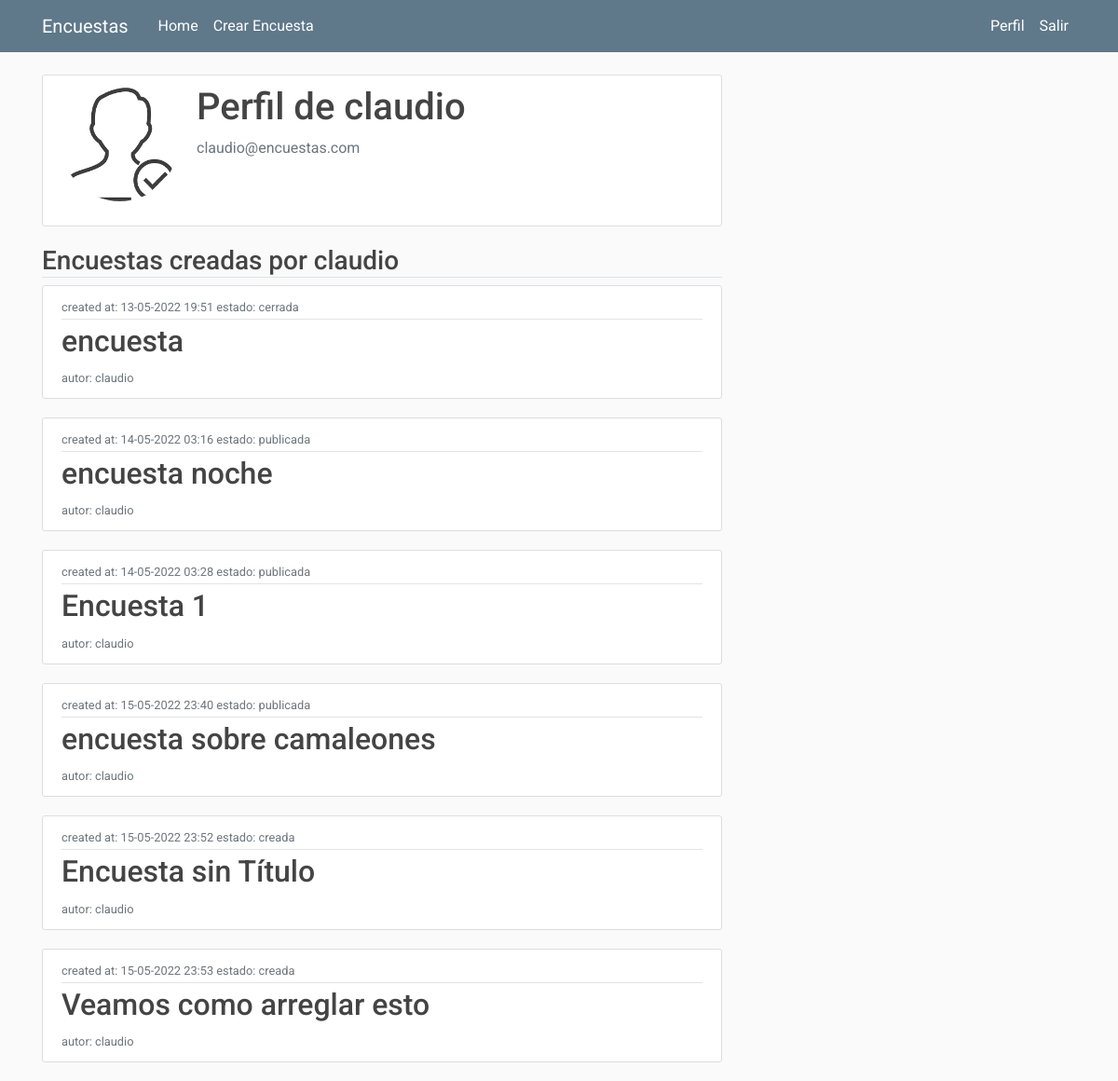
The app's page /profile (signed in) with its own data.
### encuestas/models.py (models this page shows, shortened)
class User(db.Model,UserMixin):
    id = db.Column(db.Integer, primary_key=True)
    username = db.Column(db.String(20), unique=True, nullable=False)
    email = db.Column(db.String(120), unique=True, nullable=False)
    image_file = db.Column(db.String(20), nullable=False, default='default.jpg')
    password = db.Column(db.String(60), nullable=False)
    posts = db.relationship('Post', backref='author', lazy=True)

class Encuesta(db.Model):
    id = db.Column(db.Integer, primary_key = True)
    title = db.Column(db.String(100),nullable = False)
    date_created = db.Column(db.DateTime, nullable = False, default = datetime.utcnow)
    date_posted = db.Column(db.DateTime, default = datetime.utcnow)
    user_id = db.Column(db.Integer, db.ForeignKey('user.id'),nullable = False)
    preguntas = db.relationship('Pregunta', backref = 'content', lazy = True)
    estado =  db.Column(db.String(100), default = "creada")

### encuestas/routes.py (the view)
@app.route("/profile")
@login_required
def profile():
    encuestas = Encuesta.query.filter_by(user_id = current_user.username)
    image_file = url_for('static', filename= 'profile_pics/' + current_user.image_file)
    return render_template('profile.html', title='Profile', image_file=image_file,  encuestas = encuestas)

### encuestas/models.py (called while the page is built)
@login_manager_.user_loader
def load_user(user_id):
    return User.query.get(int(user_id))

### encuestas/templates/profile.html
{% extends "layout.html" %}
{% block content %}
    <div class = "content-section">
        <div class = "media">
            <img class = "rounded-circle account-img" src = "{{image_file}}">
            <div class = "media-body">
                <h2 class = "account-heading">Perfil de {{current_user.username}}</h2>
                <p class = "text-secondary">{{current_user.email}}</p>
            </div>
        </div>
    </div>
    <h3 class="border-bottom mb-2">Encuestas creadas por {{current_user.username}}</h3>
    {% for encuesta in encuestas %}
    <article class="media content-section">
        <div class="media-body">
            <div class="article-metadata">
                <small class="text-muted">
                    created at: {{encuesta.date_created.strftime('%d-%m-%Y %H:%M')}}
                </small>
                <small class="text-muted">
                    estado: {{encuesta.estado}}
                </small>
            </div>
                <h2>
                    <a class="article-title"
                       href="{{ url_for('encuesta', encuesta_id=encuesta.id)}}">{{ encuesta.title }}</a>
                </h2>
                <small class="text-muted">
                    autor: {{encuesta.user_id}}
                </small>
            </div>
        </article>
        {% endfor %}
{% endblock content %}

### encuestas/static/main.css (style rules this page uses)
body { font-family: "Roboto", sans-serif; font-weight: 400; background: #fafafa; color: #444; margin-top: 5rem; box-sizing: border-box; }
h1, h2, h3, h4, h5, h6 { color: #444444; }
.content-section { background: #ffffff; padding: 10px 20px; border: 1px solid #dddddd; border-radius: 3px; margin-bottom: 20px; }
.article-title { color: #444444; }
.article-metadata { padding-bottom: 1px; margin-bottom: 4px; border-bottom: 1px solid #e3e3e3; }
.account-img { height: 125px; width: 125px; margin-right: 20px; margin-bottom: 16px; }
.account-heading { font-size: 2.5rem; }

### records on screen
User: username "claudio", email "claudio@encuestas.com"
Encuesta: date_created "13-05-2022 19:51", estado "cerrada", title "encuesta", user_id "claudio"
Encuesta: date_created "14-05-2022 03:16", estado "publicada", title "encuesta noche", user_id "claudio"
Encuesta: date_created "14-05-2022 03:28", estado "publicada", title "Encuesta 1", user_id "claudio"
Encuesta: date_created "15-05-2022 23:40", estado "publicada", title "encuesta sobre camaleones", user_id "claudio"
Encuesta: date_created "15-05-2022 23:52", estado "creada", title "Encuesta sin Título", user_id "claudio"
Encuesta: date_created "15-05-2022 23:53", estado "creada", title "Veamos como arreglar esto", user_id "claudio"
